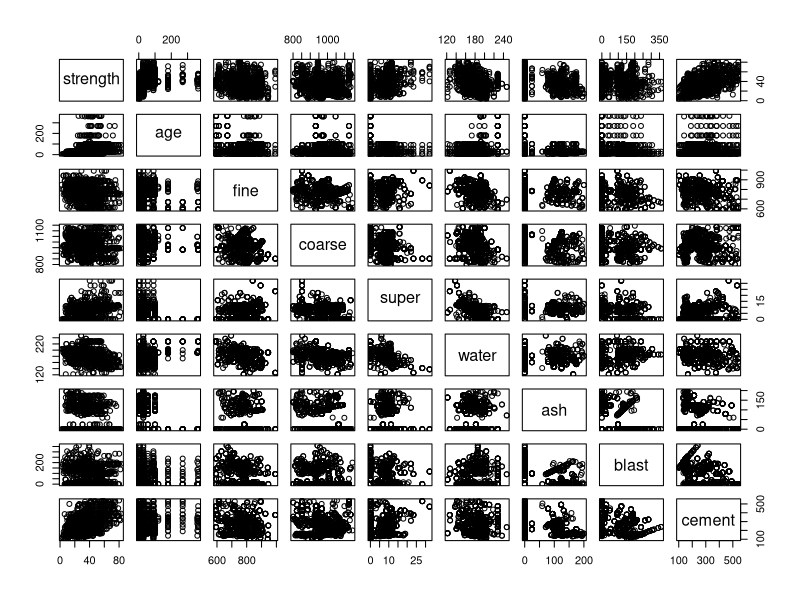
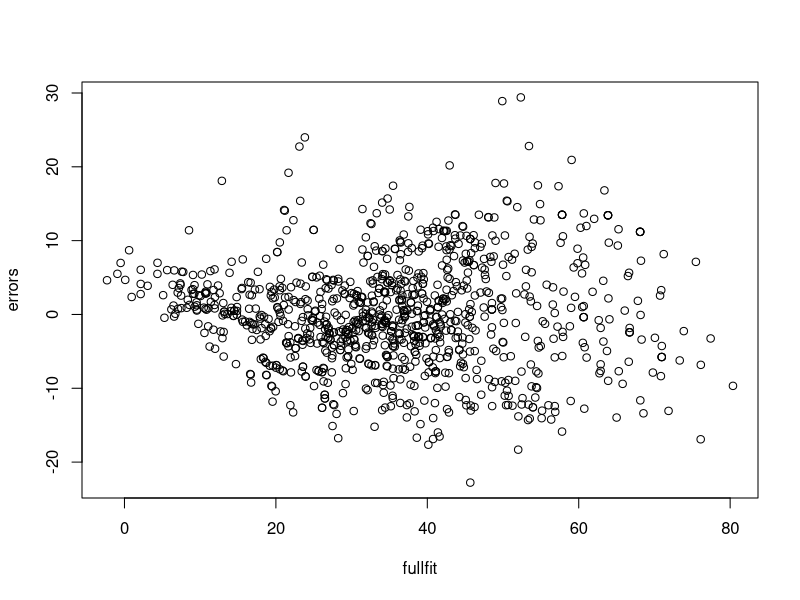
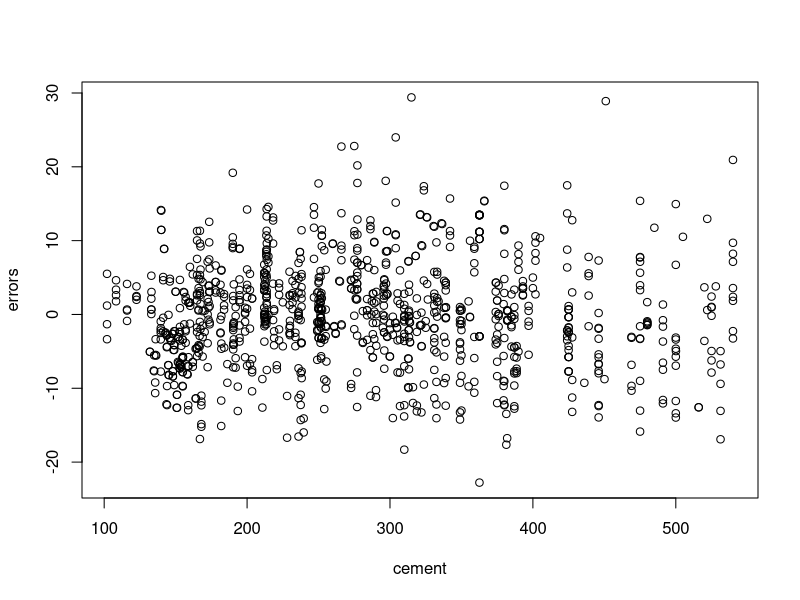
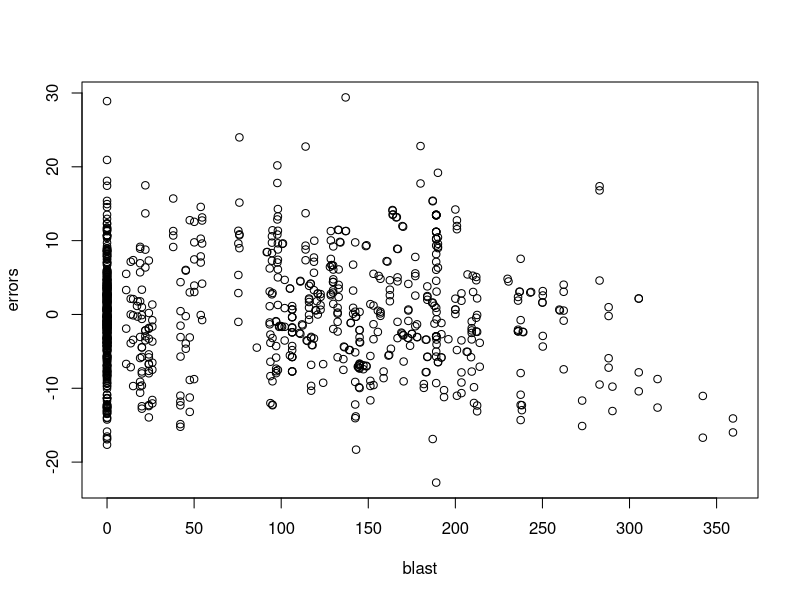
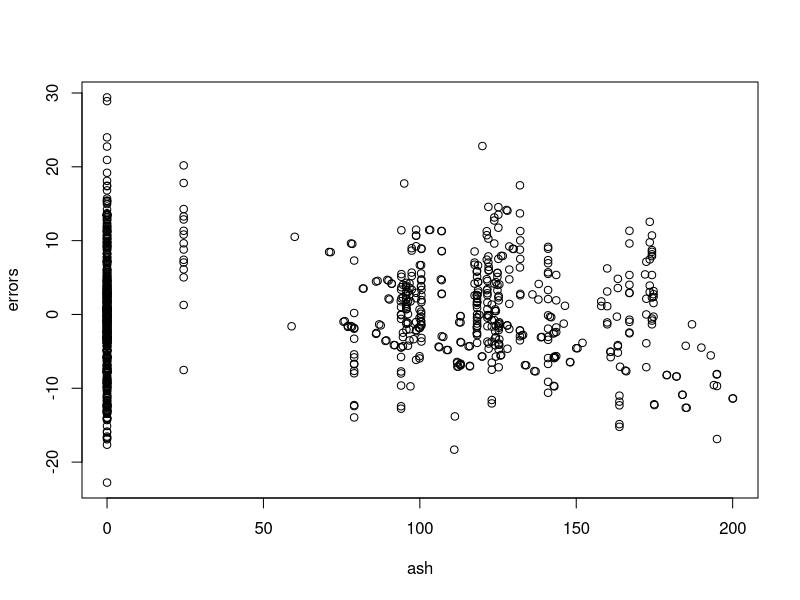
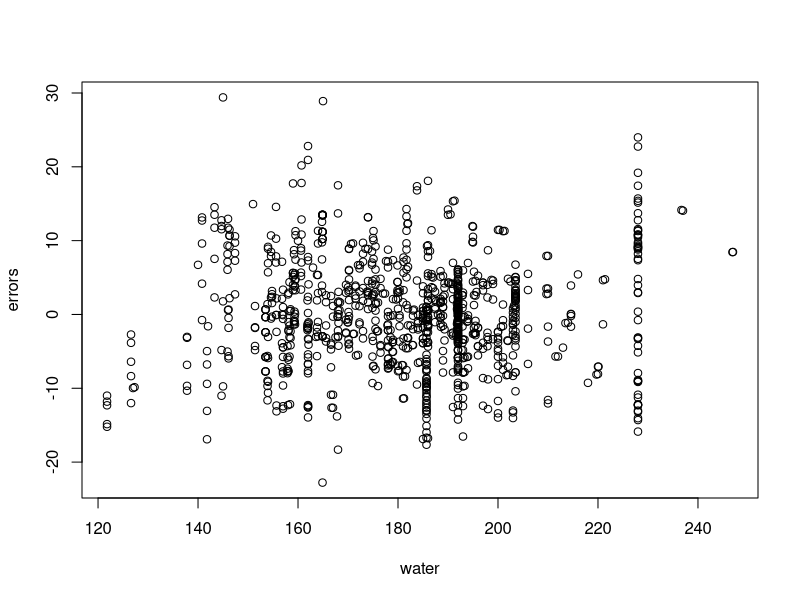
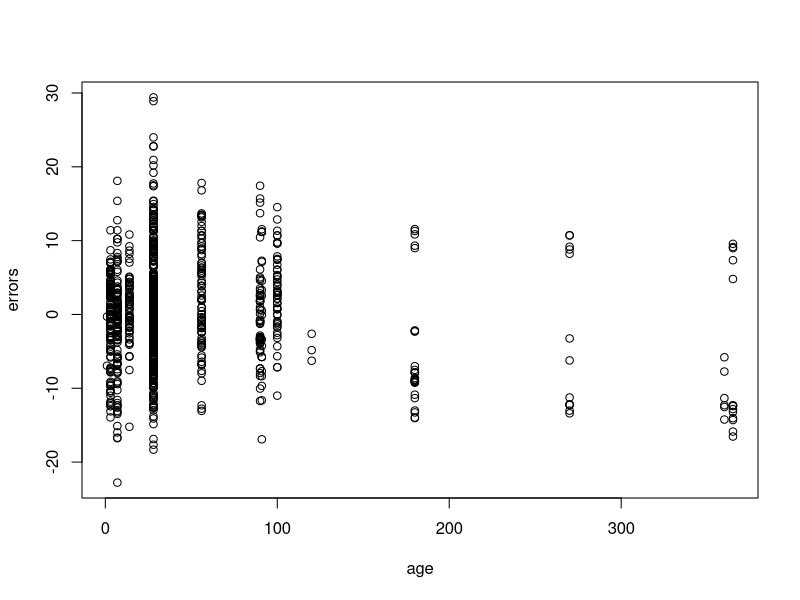
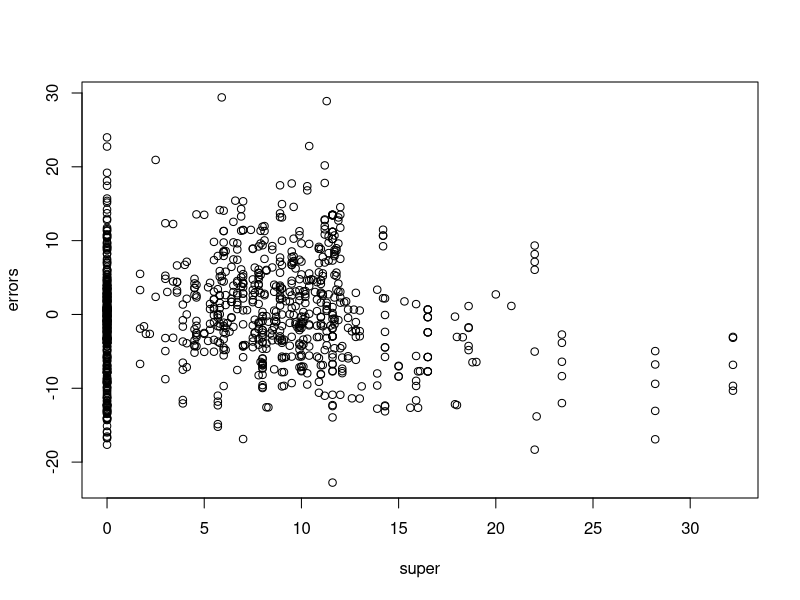

The R script that drew these images, in order:
library(leaps)
library(MASS)

data=read.table("Concrete_Data.txt", sep="\t", header=TRUE)
names(data)<-c("Cement", "Blast Furnace", "Ash", "Water", "SuperPlasticizer", "CoarseAgg",
               "FineAgg", "Age", "Strength")

cement=data$Cement
blast=data$`Blast Furnace`
ash=data$Ash
water=data$Water
super=data$SuperPlasticizer
coarse=data$CoarseAgg
fine=data$FineAgg
age=data$Age
strength=data$Strength

# Scatterplot Matrix of predictors
pairs(~strength + age + fine + coarse + super + water + ash + blast + cement)

# Check the correlation matrix for any high correlation values
cor(data)

# Checking out the full model
stepmod=lm(strength ~ log(age) + fine + coarse + super + water + ash + blast + cement)
fullfit=fitted(stepmod)
errors=strength-fitted(stepmod)

plot(fullfit, errors)
plot(cement, errors)
plot(blast, errors)
plot(ash, errors)
plot(water, errors)
plot(age, errors)
plot(super, errors)
plot(coarse, errors)
plot(fine, errors)

#Stepwise Regression
basemod=lm(strength~1)
stepmod=lm(strength ~ age + fine + coarse + super + water + ash + blast + cement)
step(basemod, scope = list(lower=basemod, upper=stepmod))

stepwise=lm(strength ~ cement + super + age + blast + water + 
              ash)

fittedstep=fitted(stepwise)
errors=strength-fittedstep

summary(stepwise)

# Check residuals vs predictor for any transformations that need to be made to meet LINE conditions

plot(stepwise)

plot(fittedstep, errors, xlab="Fitted", ylab="Residuals")
plot(cement, errors)
plot(blast, errors)
plot(ash, errors)
plot(water, errors)
plot(age, errors)
plot(super, errors)

# Check for normality
qqnorm(errors)
qqline(errors)

shapiro.test(errors)

# Try Best Subset Regression to see if there is a better model
reg=regsubsets(subset(data, select=-Strength), strength, nvmax=10)
mod=summary(reg)
mod$which
mod$adjr2

r2mod=lm(strength ~ age + fine + coarse + super + water + ash + blast + cement)
summary(r2mod)

# Check LINE conditions of Best Subset with adjusted R2

fittedr2=fitted(r2mod)
errors=strength-fittedr2

plot(fittedr2, errors, xlab="Fitted", ylab="Residuals")
plot(cement, errors)
plot(blast, errors)
plot(ash, errors)
plot(water, errors)
plot(age, errors)
plot(super, errors)

qqnorm(errors)
qqline(errors)

# Check which model has the best Mallow's Cp
mod$cp
# Since none of our Mallow's Cp is close to p, we will not consider this measure

# We then see that our best subset model by adjusted R2 (full model) has more predictors and looks similar then our stepwise regression
# As a result, we will choose our stepwise regression model

# Log transform age from our stepwise regression model

stepwise=lm(strength ~ cement + super + log(age) + blast + water + 
              ash)

fittedstep=fitted(stepwise)
errors=strength-fittedstep

plot(fittedstep, errors, xlab="fitted", ylab="residuals")
plot(cement, errors)
plot(blast, errors)
plot(ash, errors)
plot(water, errors)
plot(age, errors)
plot(super, errors)

qqnorm(errors)
qqline(errors)

shapiro.test(errors)

# Studentized residuals outliers

r_ext=sort(rstudent(stepwise))
n<-length(strength)
r_ext[n]

# Delete points individually, rerun regression and check for influential y values
data<-data[-382,]
rownames(data) <- 1:nrow(data)

# Check our regression with the studentized residuals deleted 382, 384, 15, 9, 405
cement=data$Cement
blast=data$`Blast Furnace`
ash=data$Ash
water=data$Water
super=data$SuperPlasticizer
coarse=data$CoarseAgg
fine=data$FineAgg
age=data$Age
strength=data$Strength

stepwise=lm(strength ~ cement + super + log(age) + blast + water + 
              ash)

fittedstep=fitted(stepwise)
errors=strength-fittedstep

# Check the LINE conditions in residual vs predictor

plot(fittedstep, errors, xlab="Fitted", ylab="Residuals")
plot(cement, errors)
plot(blast, errors)
plot(ash, errors)
plot(water, errors)
plot(age, errors)
plot(super, errors)

# Check the normality condition
qqnorm(errors)
qqline(errors)

shapiro.test(errors)
hist(errors)

# Delete another point
r_ext=sort(rstudent(stepwise))
n<-length(strength)
r_ext[n]

data<-data[-383,]
rownames(data) <- 1:nrow(data)

#Check again to see if normality is achieved

cement=data$Cement
blast=data$`Blast Furnace`
ash=data$Ash
water=data$Water
super=data$SuperPlasticizer
coarse=data$CoarseAgg
fine=data$FineAgg
age=data$Age
strength=data$Strength

stepwise=lm(strength ~ cement + super + log(age) + blast + water + 
              ash)

fittedstep=fitted(stepwise)
errors=strength-fittedstep

qqnorm(errors)
qqline(errors)

shapiro.test(errors)

# We delete 2 externally studentized points and now our regression achieves normality by the Shapiro Test

# We will now check for high leverage points with the hat matrix 
lev=sort(hatvalues(stepwise))
cutoff=(3*sum(lev))/length(lev)
n=length(lev)
lev[which(lev>cutoff)]

# Check LINE conditions
cement=data$Cement
blast=data$`Blast Furnace`
ash=data$Ash
water=data$Water
super=data$SuperPlasticizer
coarse=data$CoarseAgg
fine=data$FineAgg
age=data$Age
strength=data$Strength

stepwise=lm(strength ~ cement + super + log(age) + blast + water + 
              ash)

plot(fittedstep, errors, xlab="Fitted", ylab="Residuals")
plot(cement, errors)
plot(blast, errors)
plot(ash, errors)
plot(water, errors)
plot(age, errors)
plot(super, errors)

# Check the normality condition
qqnorm(errors)
qqline(errors)
# We now check residuals vs predictor for other variables we did not include with general linear F tests
combined1=cement*water
combined2=cement*log(age)
combined3=cement^2
combined4=cement*coarse
combined5=water*coarse
combined6=water*fine
combined8=blast*fine
combined9=water^2
combined10=blast*cement
combined11=blast*ash
combined12=super*water
combined13=super*cement
combined14=super^2
combined15=(log(age))^2
combined16=super*log(age)

add1(stepwise, ~.+combined1+combined2+combined3+combined4+combined5+combined6+combined8+combined9+combined10+combined11+combined12+combined13+combined14+combined15+combined16 , test="F")

# From the general linear F Test we add super^2 and apply again
stepwise=lm(strength ~ cement + super + log(age) + blast + water + 
              ash+ I(super^2))

add1(stepwise, ~.+combined1+combined2+combined3+combined4+combined5+combined6+combined8+combined9+combined10+combined11+combined12+combined13+combined14+combined15+combined16 , test="F")

# From the general linear F test we add cement*age and apply again
stepwise=lm(strength ~ cement + super + log(age) + blast + water + 
              ash+ I(super^2) + super*log(age))

add1(stepwise, ~.+combined1+combined2+combined3+combined4+combined5+combined6+combined8+combined9+combined10+combined11+combined12+combined13+combined14+combined15+combined16 , test="F")

# From the general linear F test we add super*water
stepwise=lm(strength ~ cement + super + log(age) + blast + water + 
              ash+ I(super^2) + super*log(age) + super*water)


# We again check the LINE conditions with our new parameters that we added
cement=data$Cement
blast=data$`Blast Furnace`
ash=data$Ash
water=data$Water
super=data$SuperPlasticizer
coarse=data$CoarseAgg
fine=data$FineAgg
age=data$Age
strength=data$Strength

fittedstep=fitted(stepwise)
errors=strength-fittedstep

qqnorm(errors)
qqline(errors)

shapiro.test(errors)

plot(fittedstep, errors, xlab="Fitted", ylab="Residuals")
plot(cement, errors)
plot(blast, errors)
plot(ash, errors)
plot(water, errors)
plot(age, errors)
plot(super, errors)
plot(I(super^2), errors)
plot(cement*log(age), errors)
plot(super*water, errors)

# Our final model is the following below
stepwise=lm(strength ~ cement + super + log(age) + blast + water + 
              ash+ I(super^2) + super*log(age) + super*water)

base=lm(strength ~ cement + super + age + blast + water + 
     ash)
plot(fitted(base), strength-fitted(base))
plot(base)
